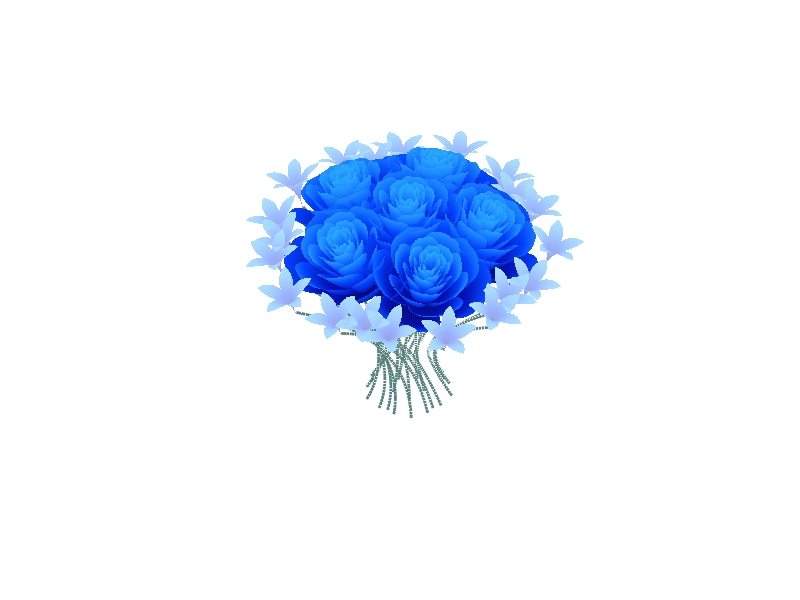

The MATLAB script that drew this image:
function roseBouquet(varargin)
% Zhaoxu Liu / slandarer (2026). rose bouquet 
% (https://www.mathworks.com/matlabcentral/fileexchange/154496-rose-bouquet), 
% MATLAB Central File Exchange. Retrieved April 15, 2026.
ax = gca; CList = [.02 .04 .39; .02 .06 .69; .01 .26 .99; .17 .69 1];
if nargin >= 1 && isa(varargin{1}, 'matlab.graphics.axis.Axes')
    ax = varargin{1};
    if nargin >= 2
        CList = varargin{2};
    end
elseif nargin >= 1
    CList = varargin{1};
    if nargin >= 2
        ax = varargin{2};
    end
end
hold(ax, 'on'); view(-87.5, 42); axis equal off
% Basic surface for rose
[xr, tr] = meshgrid((0:24)./24, (0:0.5:575)./575.*20.*pi + 4*pi);
pr = (pi/2)*exp(- tr./(8*pi));
cr = sin(15*tr)/150;
ur = 1 - (1 - mod(3.6*tr,2*pi)./pi).^4./2 + cr;
yr = 2*(xr.^2 - xr).^2.*sin(pr);
rr = ur.*(xr.*sin(pr) + yr.*cos(pr));
hr = ur.*(xr.*cos(pr) - yr.*sin(pr)) + .35;
xr = rr.*cos(tr);
yr = rr.*sin(tr);
% Basic surface for lily
rl = 0:.01:1;
tl = linspace(0, 2, 151);
wl = rl'*((abs((1 - mod(tl*5, 2))))/2 + .3);
xl = wl.*cospi(tl)./2.5;
yl = wl.*sinpi(tl)./2.5; 
hl = ((- cospi(wl*1.2) + 1).^.2)./2.5 + .32;

% Rotation matrix
Rx = @(rx) [1, 0, 0; 0, cos(rx), -sin(rx); 0, sin(rx), cos(rx)];
Rz = @(yz) [cos(yz), - sin(yz), 0; sin(yz), cos(yz), 0; 0, 0, 1];
Rz1 = Rz(pi/5); Rz2 = Rz(2*pi/5); Rz3 = Rz(2*pi/15);
Rx1 = Rx(pi/8); Rx2 = Rx(pi/9);

propr = {'EdgeAlpha',0.05, 'EdgeColor',[0 0 0], 'FaceColor','interp', 'CData',H2C(hr,CList)};
propl = {'EdgeColor','none', 'FaceColor','interp', 'CData',H2C(hl,CList.*.4 + .6)};

% Draw rose
surface(xr, yr, hr, propr{:})
[U, V, W] = matRotate(xr, yr, hr, Rx1);
V = V - .4; W = W - .1;
for k = 1:5
    [U, V, W] = matRotate(U, V, W, Rz2);
    surface(U, V, W, propr{:})
    drawStraw(U, V, W)
end

% Draw lily
[U, V, W] = matRotate(xl, yl, hl, Rx2);
Us{1} = U; Vs{1} = V - 1.35; Ws{1} = W;
[U, V, W] = matRotate(U, V - 1.15, W, Rz1);
Us{2} = U; Vs{2} = V; Ws{2} = W;
[U, V, W] = matRotate(xl, yl, hl, Rx2);
[U, V, W] = matRotate(U, V - 1.25, W, Rz3);
Us{3} = U; Vs{3} = V; Ws{3} = W;
[U, V, W] = matRotate(U, V, W, Rz3);
Us{4} = U; Vs{4} = V; Ws{4} = W;
for s = 1:4
    for k = 1:5
        [Us{s}, Vs{s}, Ws{s}] = matRotate(Us{s}, Vs{s}, Ws{s}, Rz2);
        surface(Us{s}, Vs{s}, Ws{s}, propl{:})
        drawStraw(Us{s}, Vs{s}, Ws{s})
    end
end

% Basic functions
    function C = H2C(H, CL)
        X = rescale(H, 0, 1);
        C = interp1(rescale(1:size(CL, 1), 0, 1), CL, X);
    end
    function [U, V, W] = matRotate(X, Y, Z, R)
        U = X; V = Y; W = Z;
        for i = 1:numel(X)
            v = [X(i); Y(i); Z(i)];
            n = R*v; U(i) = n(1); V(i) = n(2); W(i) = n(3);
        end
    end
    function pnts = bezierCurve(pnts, N)
        t = linspace(0, 1, N);
        p = size(pnts, 1) - 1;
        coe1 = factorial(p)./factorial(0:p)./factorial(p:-1:0);
        coe2 = ((t).^((0:p)')).*((1 - t).^((p:-1:0)'));
        pnts = (pnts'*(coe1'.*coe2))';
    end
    function drawStraw(X, Y, Z)
        [m, n] = find(Z == min(min(Z)));
        m = m(1); n = n(1);
        x1 = X(m, n); y1 = Y(m, n); z1 = Z(m, n) + .03;
        xx = [x1, 0, (x1.*cos(pi/3) - y1.*sin(pi/3))./3].';
        yy = [y1, 0, (y1.*cos(pi/3) + x1.*sin(pi/3))./3].';
        zz = [z1, -.7, -1.5].';
        strawPnts = bezierCurve([xx,yy,zz],50);
        plot3(strawPnts(:,1), strawPnts(:,2), strawPnts(:,3),...
            'Color',[88,130,126]./255, 'LineWidth',2)
    end

end
